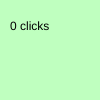
Frame 1 (no input)
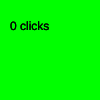
Frame 60 (no input)
Frame 120 (the mouse pressed at the canvas centre since frame 60): identical to frame 60, image omitted

The p5.js sketch that drew these frames (run headless with seeded random() and noise() and a simulated clock; from frame 60 on, the mouse is pressed at the canvas centre):

// p5.js sketch
// ── sketch.js
function setup() {
    createCanvas(100, 100)
}

// Variable to store amount of clicks
let clickCounter = 0;

function draw() {
    background('rgba(0,255,0, 0.25)');
    text(`${clickCounter} clicks`, 10, 30)
}

function mouseClicked() {
    clickCounter++
}
